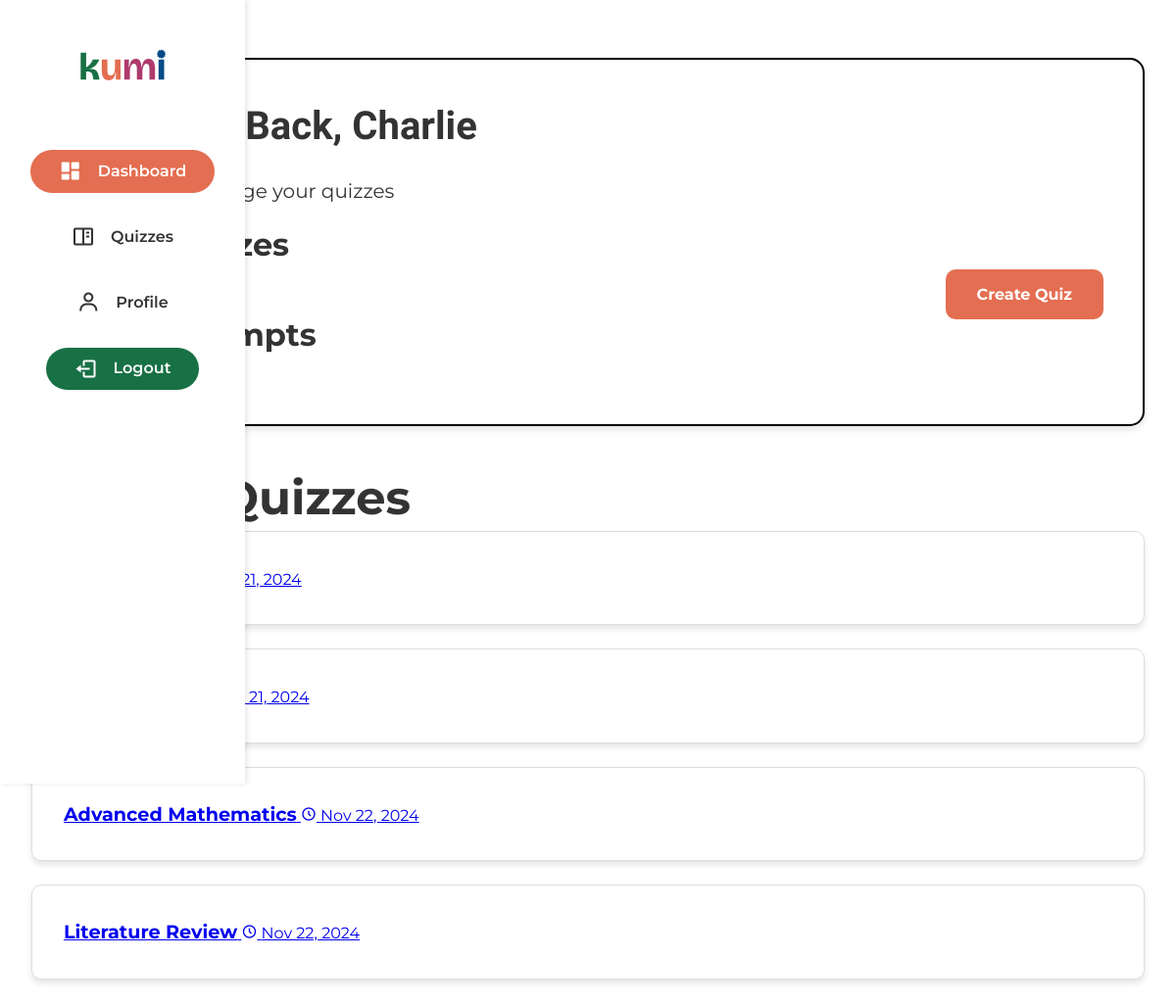
Page /view/teacher_dashboard.php (signed in) on the earlier database version.
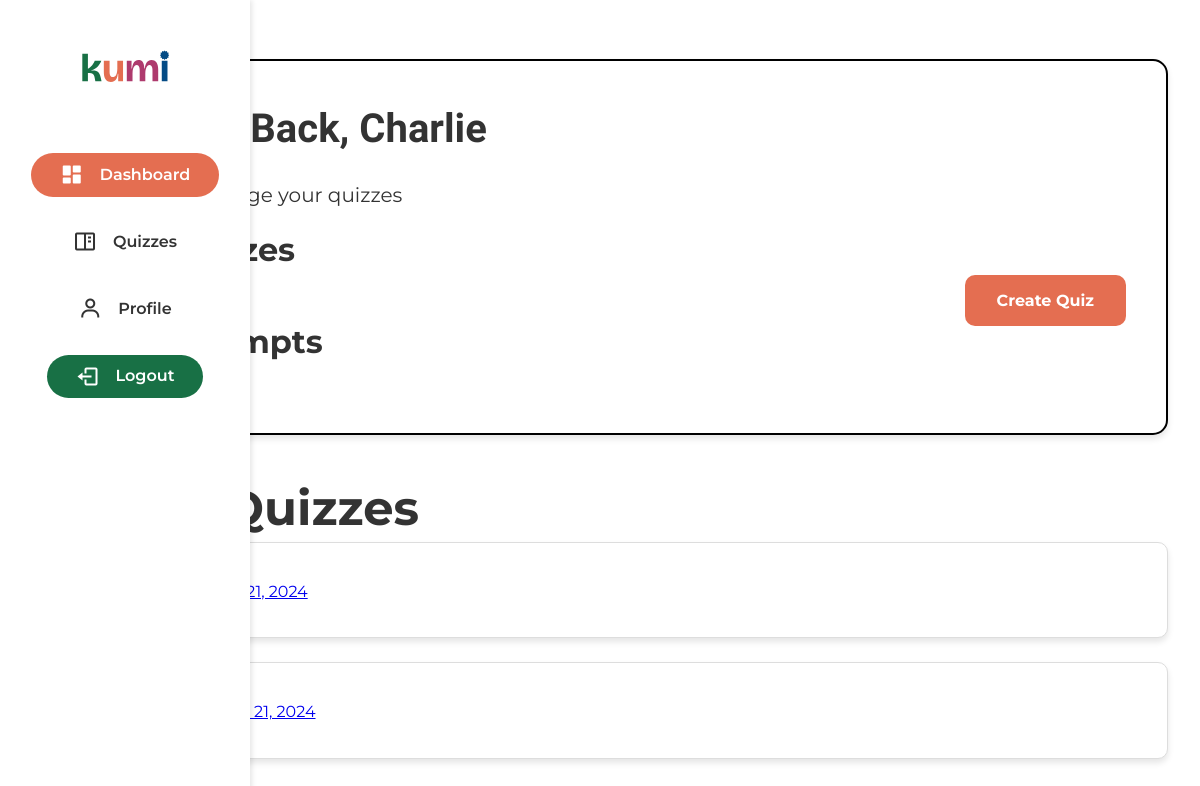
Same page on the later database version.
### tables this page shows
CREATE TABLE `quizzes` (
  `quiz_id` int(11) NOT NULL,
  `title` varchar(255) NOT NULL,
  `description` text DEFAULT NULL,
  `created_by` int(11) NOT NULL,
  `mode` enum('individual','group','live','asynchronous') NOT NULL,
  `deadline` datetime DEFAULT NULL,
  `created_at` timestamp NOT NULL DEFAULT current_timestamp(),
  `quiz_code` varchar(255) DEFAULT NULL
);

### utils/Database.php (called while the page is built, shortened)
<?php
class Database {
    private static $instance = null;
    private $connection;
    private function __construct() {
        $this->connection = new mysqli("localhost", "root", "", "kumidb");
    }
    public static function getInstance() {
        if (self::$instance === null) {
            self::$instance = new self();
        }
        return self::$instance;
    }
    public function query($sql, $params = []) {
        $stmt = $this->connection->prepare($sql);
        if (!empty($params)) {
            $types = str_repeat('s', count($params));
            $stmt->bind_param($types, ...$params);
        }
        if (!$stmt->execute()) {
            throw new Exception("Query execution failed: " . $stmt->error);
        }
        return $stmt->get_result();
    }
}

### functions/quiz_functions.php (called while the page is built, shortened)
<?php
require_once '../utils/Database.php';
function getQuizzesByTeacher($teacherId) {
    $db = Database::getInstance();
    $sql = "SELECT q.*, COUNT(qr.result_id) as attempt_count
            FROM Quizzes q
            LEFT JOIN QuizResults qr ON q.quiz_id = qr.quiz_id
            WHERE q.created_by = ?
            GROUP BY q.quiz_id";
    $result = $db->query($sql, [$teacherId]);
    $quizzes = [];
    while ($row = $result->fetch_assoc()) {
        $quizzes[] = [
            'quiz_id' => (int)$row['quiz_id'],
            'title' => htmlspecialchars($row['title']),
            'description' => htmlspecialchars($row['description']),
            'mode' => $row['mode'],
            'attempt_count' => (int)$row['attempt_count'],
            'created_at' => $row['created_at']
        ];
    }
    return $quizzes;
}

### view/teacher_dashboard.php (the view, shortened to what this page needs)
<?php
require_once '../functions/quiz_functions.php';
include_once '../components/sidebar.php';
$teacherId = $_SESSION['user_id'];
$quizzes = getQuizzesByTeacher($teacherId);
?>
<!DOCTYPE html>
<html lang="en">
<head>
    <link rel="stylesheet" href="../assets/css/styles.css">
    <link rel="stylesheet" href="../assets/css/teacher_dashboard.css">
    <link href='https://unpkg.com/boxicons@2.1.4/css/boxicons.min.css' rel='stylesheet'>
</head>
<body>
    <main class="dashboard">
        <section class="welcome-section">
            <h1>Welcome Back, <?= htmlspecialchars($_SESSION['first_name']) ?></h1>
            <p class="welcome-message">Create and manage your quizzes</p>
            <div class="welcome-content">
                <div class="stats-overview">
                    <div class="stat-card">
                        <div class="stat-info">
                            <h3>Total Quizzes</h3>
                            <p><?= count($quizzes) ?></p>
                        </div>
                    </div>
                    <div class="stat-card">
                        <div class="stat-info">
                            <h3>Total Attempts</h3>
                            <p><?= array_sum(array_column($quizzes, 'attempt_count')) ?></p>
                        </div>
                    </div>
                </div>
                <div class="create-quiz-button">
                    <a href="quiz.php">Create Quiz</a>
                </div>
            </div>
        </section>
        <section class="recent-quizzes">
            <h2>Recent Quizzes</h2>
            <div class="quiz-list">
                <?php foreach (array_slice($quizzes, 0, 5) as $quiz): ?>
                    <a href="quiz_results.php?id=<?= $quiz['quiz_id'] ?>" class="quiz-item">
                        <div class="quiz-info">
                            <span class="quiz-title"><?= $quiz['title'] ?></span>
                            <span class="quiz-meta">
                                <i class='bx bx-time-five'></i>
                                <?= date('M d, Y', strtotime($quiz['created_at'])) ?>
                            </span>
                        </div>
                        <div class="quiz-actions">
                            <button onclick="editQuiz(<?= $quiz['quiz_id'] ?>)" title="Edit Quiz">
                                <i class='bx bxs-edit'></i>
                            </button>
                            <button onclick="deleteQuiz(<?= $quiz['quiz_id'] ?>)" title="Delete Quiz">
                                <i class='bx bx-trash'></i>
                            </button>
                        </div>
                    </a>
                <?php endforeach; ?>
            </div>
        </section>
    </main>
</body>
</html>

Differences in the rows shown:
removed quizzes: title "Advanced Mathematics", created_at "Nov 22, 2024"
no longer on this page (row edited): quizzes: title "Literature Review", created_at "Nov 22, 2024"
